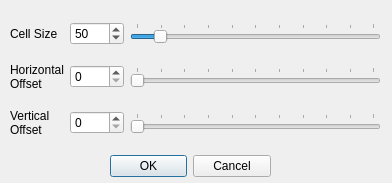
<?xml version="1.0" encoding="UTF-8"?>
<ui version="4.0">
 <class>GridAdjustDialog</class>
 <widget class="QDialog" name="GridAdjustDialog">
  <property name="geometry">
   <rect>
    <x>0</x>
    <y>0</y>
    <width>392</width>
    <height>183</height>
   </rect>
  </property>
  <property name="windowTitle">
   <string>Adjust Grid</string>
  </property>
  <widget class="QDialogButtonBox" name="buttonBox">
   <property name="geometry">
    <rect>
     <x>110</x>
     <y>150</y>
     <width>161</width>
     <height>32</height>
    </rect>
   </property>
   <property name="orientation">
    <enum>Qt::Horizontal</enum>
   </property>
   <property name="standardButtons">
    <set>QDialogButtonBox::Cancel|QDialogButtonBox::Ok</set>
   </property>
  </widget>
  <widget class="QWidget" name="gridLayoutWidget">
   <property name="geometry">
    <rect>
     <x>10</x>
     <y>10</y>
     <width>371</width>
     <height>141</height>
    </rect>
   </property>
   <layout class="QGridLayout" name="gridLayout">
    <item row="0" column="2">
     <widget class="QSlider" name="sizeSlider">
      <property name="minimum">
       <number>1</number>
      </property>
      <property name="maximum">
       <number>500</number>
      </property>
      <property name="singleStep">
       <number>5</number>
      </property>
      <property name="value">
       <number>50</number>
      </property>
      <property name="orientation">
       <enum>Qt::Horizontal</enum>
      </property>
      <property name="tickPosition">
       <enum>QSlider::TicksAbove</enum>
      </property>
      <property name="tickInterval">
       <number>50</number>
      </property>
     </widget>
    </item>
    <item row="1" column="2">
     <widget class="QSlider" name="offsetHSlider">
      <property name="maximum">
       <number>499</number>
      </property>
      <property name="singleStep">
       <number>5</number>
      </property>
      <property name="orientation">
       <enum>Qt::Horizontal</enum>
      </property>
      <property name="tickPosition">
       <enum>QSlider::TicksAbove</enum>
      </property>
      <property name="tickInterval">
       <number>50</number>
      </property>
     </widget>
    </item>
    <item row="0" column="1">
     <widget class="QSpinBox" name="sizeSpinbox">
      <property name="minimum">
       <number>1</number>
      </property>
      <property name="maximum">
       <number>1000</number>
      </property>
      <property name="value">
       <number>50</number>
      </property>
     </widget>
    </item>
    <item row="1" column="1">
     <widget class="QSpinBox" name="offsetHSpinbox">
      <property name="maximum">
       <number>999</number>
      </property>
     </widget>
    </item>
    <item row="1" column="0">
     <widget class="QLabel" name="label_2">
      <property name="text">
       <string>Horizontal
Offset</string>
      </property>
     </widget>
    </item>
    <item row="0" column="0">
     <widget class="QLabel" name="label">
      <property name="text">
       <string>Cell Size</string>
      </property>
     </widget>
    </item>
    <item row="2" column="0">
     <widget class="QLabel" name="label_3">
      <property name="text">
       <string>Vertical
Offset</string>
      </property>
     </widget>
    </item>
    <item row="2" column="1">
     <widget class="QSpinBox" name="offsetVSpinbox">
      <property name="maximum">
       <number>999</number>
      </property>
     </widget>
    </item>
    <item row="2" column="2">
     <widget class="QSlider" name="offsetVSlider">
      <property name="maximum">
       <number>499</number>
      </property>
      <property name="singleStep">
       <number>5</number>
      </property>
      <property name="orientation">
       <enum>Qt::Horizontal</enum>
      </property>
      <property name="tickPosition">
       <enum>QSlider::TicksAbove</enum>
      </property>
      <property name="tickInterval">
       <number>50</number>
      </property>
     </widget>
    </item>
   </layout>
  </widget>
 </widget>
 <resources/>
 <connections>
  <connection>
   <sender>buttonBox</sender>
   <signal>accepted()</signal>
   <receiver>GridAdjustDialog</receiver>
   <slot>accept()</slot>
   <hints>
    <hint type="sourcelabel">
     <x>248</x>
     <y>254</y>
    </hint>
    <hint type="destinationlabel">
     <x>157</x>
     <y>274</y>
    </hint>
   </hints>
  </connection>
  <connection>
   <sender>buttonBox</sender>
   <signal>rejected()</signal>
   <receiver>GridAdjustDialog</receiver>
   <slot>reject()</slot>
   <hints>
    <hint type="sourcelabel">
     <x>316</x>
     <y>260</y>
    </hint>
    <hint type="destinationlabel">
     <x>286</x>
     <y>274</y>
    </hint>
   </hints>
  </connection>
 </connections>
</ui>
